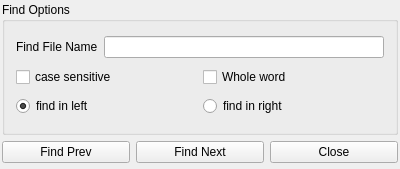
<?xml version="1.0" encoding="UTF-8"?>
<ui version="4.0">
 <class>DirFindFile</class>
 <widget class="QWidget" name="DirFindFile">
  <property name="geometry">
   <rect>
    <x>0</x>
    <y>0</y>
    <width>400</width>
    <height>169</height>
   </rect>
  </property>
  <property name="sizePolicy">
   <sizepolicy hsizetype="Maximum" vsizetype="Maximum">
    <horstretch>0</horstretch>
    <verstretch>0</verstretch>
   </sizepolicy>
  </property>
  <property name="maximumSize">
   <size>
    <width>400</width>
    <height>200</height>
   </size>
  </property>
  <property name="windowTitle">
   <string>DirFindFile</string>
  </property>
  <property name="windowIcon">
   <iconset resource="RealCompare.qrc">
    <normaloff>:/Resources/img/main.png</normaloff>:/Resources/img/main.png</iconset>
  </property>
  <layout class="QVBoxLayout" name="verticalLayout">
   <property name="leftMargin">
    <number>2</number>
   </property>
   <property name="topMargin">
    <number>2</number>
   </property>
   <property name="rightMargin">
    <number>2</number>
   </property>
   <property name="bottomMargin">
    <number>6</number>
   </property>
   <item>
    <widget class="QGroupBox" name="groupBox">
     <property name="title">
      <string>Find Options</string>
     </property>
     <layout class="QVBoxLayout" name="verticalLayout_2">
      <item>
       <layout class="QHBoxLayout" name="horizontalLayout">
        <item>
         <widget class="QLabel" name="label">
          <property name="text">
           <string>Find File Name</string>
          </property>
         </widget>
        </item>
        <item>
         <widget class="QLineEdit" name="fileNameLineEdit"/>
        </item>
       </layout>
      </item>
      <item>
       <layout class="QHBoxLayout" name="horizontalLayout_4">
        <item>
         <widget class="QCheckBox" name="caseSensitiveCheckBox">
          <property name="text">
           <string>case sensitive</string>
          </property>
          <property name="checkable">
           <bool>true</bool>
          </property>
          <property name="checked">
           <bool>false</bool>
          </property>
         </widget>
        </item>
        <item>
         <widget class="QCheckBox" name="wholeWordCheckBox">
          <property name="text">
           <string>Whole word</string>
          </property>
         </widget>
        </item>
       </layout>
      </item>
      <item>
       <layout class="QHBoxLayout" name="direLayOut">
        <item>
         <widget class="QRadioButton" name="findLeftRadioButton">
          <property name="text">
           <string>find in left</string>
          </property>
          <property name="checked">
           <bool>true</bool>
          </property>
         </widget>
        </item>
        <item>
         <widget class="QRadioButton" name="findRightRadioButton">
          <property name="text">
           <string>find in right</string>
          </property>
         </widget>
        </item>
       </layout>
      </item>
     </layout>
    </widget>
   </item>
   <item>
    <layout class="QHBoxLayout" name="horizontalLayout_3">
     <item>
      <widget class="QPushButton" name="pushPrevButton">
       <property name="text">
        <string>Find Prev</string>
       </property>
      </widget>
     </item>
     <item>
      <widget class="QPushButton" name="pushNextButton">
       <property name="text">
        <string>Find Next</string>
       </property>
      </widget>
     </item>
     <item>
      <widget class="QPushButton" name="pushCloseButton">
       <property name="text">
        <string>Close</string>
       </property>
      </widget>
     </item>
    </layout>
   </item>
  </layout>
 </widget>
 <layoutdefault spacing="6" margin="11"/>
 <resources>
  <include location="RealCompare.qrc"/>
 </resources>
 <connections>
  <connection>
   <sender>pushPrevButton</sender>
   <signal>clicked()</signal>
   <receiver>DirFindFile</receiver>
   <slot>slot_findPrev()</slot>
   <hints>
    <hint type="sourcelabel">
     <x>88</x>
     <y>129</y>
    </hint>
    <hint type="destinationlabel">
     <x>126</x>
     <y>156</y>
    </hint>
   </hints>
  </connection>
  <connection>
   <sender>pushNextButton</sender>
   <signal>clicked()</signal>
   <receiver>DirFindFile</receiver>
   <slot>slot_findNext()</slot>
   <hints>
    <hint type="sourcelabel">
     <x>227</x>
     <y>124</y>
    </hint>
    <hint type="destinationlabel">
     <x>259</x>
     <y>161</y>
    </hint>
   </hints>
  </connection>
  <connection>
   <sender>pushCloseButton</sender>
   <signal>clicked()</signal>
   <receiver>DirFindFile</receiver>
   <slot>hide()</slot>
   <hints>
    <hint type="sourcelabel">
     <x>341</x>
     <y>123</y>
    </hint>
    <hint type="destinationlabel">
     <x>387</x>
     <y>107</y>
    </hint>
   </hints>
  </connection>
 </connections>
 <slots>
  <slot>slot_findPrev()</slot>
  <slot>slot_findNext()</slot>
 </slots>
</ui>
